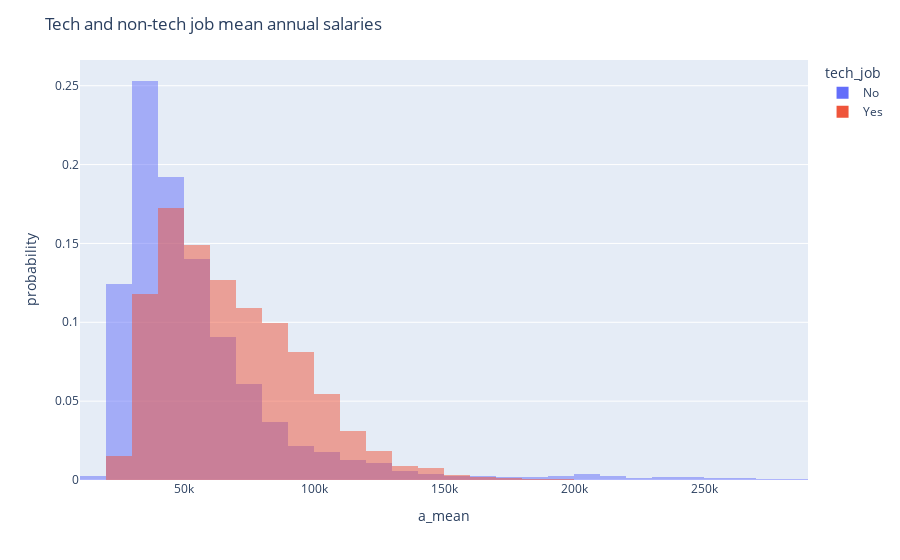

Here is the notebook cell this chart was saved with:
### Code cell
fig=px.histogram(df_occupations,'a_mean',color='tech_job',nbins=30,barmode='overlay', histnorm='probability')
fig.update_layout(title='Tech and non-tech job mean annual salaries')
fig.show()

### Figure 1 — Plotly figure (JSON) as saved in the notebook; plotly's stock layout.template omitted (floating-point values rounded to 4 significant figures; data arrays with more than 128 entries replaced by an {"elided": "..."} marker saying what was removed)
{"data": [{"alignmentgroup": "True", "bingroup": "x", "histnorm": "probability", "hovertemplate": "tech_job=No<br>a_mean=%{x}<br>probability=%{y}<extra></extra>", "legendgroup": "No", "marker": {"color": "#636efa", "opacity": 0.5}, "name": "No", "nbinsx": 30, "offsetgroup": "No", "orientation": "v", "showlegend": true, "type": "histogram", "x": {"elided": "25332 int values"}, "xaxis": "x", "yaxis": "y"}, {"alignmentgroup": "True", "bingroup": "x", "histnorm": "probability", "hovertemplate": "tech_job=Yes<br>a_mean=%{x}<br>probability=%{y}<extra></extra>", "legendgroup": "Yes", "marker": {"color": "#EF553B", "opacity": 0.5}, "name": "Yes", "nbinsx": 30, "offsetgroup": "Yes", "orientation": "v", "showlegend": true, "type": "histogram", "x": {"elided": "5772 int values"}, "xaxis": "x", "yaxis": "y"}], "layout": {"barmode": "overlay", "legend": {"title": {"text": "tech_job"}, "tracegroupgap": 0}, "margin": {"t": 60}, "title": {"text": "Tech and non-tech job mean annual salaries"}, "xaxis": {"anchor": "y", "domain": [0, 1], "title": {"text": "a_mean"}}, "yaxis": {"anchor": "x", "domain": [0, 1], "title": {"text": "probability"}}}}
